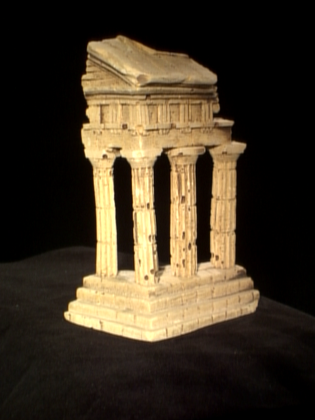
%> input picture Assignment#4/data/im1.png, 315 x 420 px, shrunk from 480 x 640 before the run
$ octave testDepth.m   (GNU Octave 9; MATLAB toolbox functions it lacks are replaced by stand-ins)
%> lines starting %> are read from the running program, lines starting %| are printed output that depends on the picture
### Assignment#4/matlab/computeDisparity.m
function dispM = computeDisparity(im1, im2, maxDisp, windowSize)
% computeDisparity creates a disparity map from a pair of rectified images im1 and
%   im2, given the maximum disparity MAXDISP and the window size WINDOWSIZE.

% find the points of the image 1 without the black points
[y,x] = find(im1);
pts1 = [x y];

%Get the descriptors for all the points in img1
[DesciptorsImg1]=SimpleFeatureDescriptor(im1,pts1,windowSize);

dispM = zeros(size(im1,1),size(im1,2));
for i=1:size(pts1,1)
        p2 = [];
        Match = [];
        %disparity limits for the coordnates of the points on the 2 image
        % the x can vary from -maxDisp to +maxdisp
        %and the y is the same as image 1

        lowLimitX = max([pts1(i,1)-maxDisp 1]);
        highLimitX = min([pts1(i,1)+maxDisp size(im1,2)]);
        p2(:,1) = lowLimitX:highLimitX;
        p2(:,2) = y(i);

        %Obtain the discriptor for every point inside the limits
        [DesciptorsImg2]=SimpleFeatureDescriptor(im2,p2,windowSize);
        %Calculate the match descriptor to find the image correspondent point on
        %image 2
        [Match]=SSDFeatureMatching(DesciptorsImg1(i,:),DesciptorsImg2);

         % the minimal value of the match is the wanted match
         %Calculate the dispMap formula
        aux = min(Match(:));
         d = pts1(i,1) - p2(aux,1);
         dispM(y(i),x(i)) = abs(d);
end

end

### Assignment#4/matlab/SimpleFeatureDescriptor.m
function [Descriptors] = SimpleFeatureDescriptor(img0,pts,N)

window = zeros(N); % Simple window 5x5 square
Descriptors = zeros(size(pts,1),N*N); %Array with the number of rows of keypoints and columns with dimension of the feature

imgpad = padarray(img0,[floor(N/2) floor(N/2)],'replicate','both'); % Increases image in half the size of N

for n = 1:size(pts,1)
    window = imgpad(floor(pts(n,2)):floor(pts(n,2)+2*floor(N/2)),floor(pts(n,1)):floor(pts(n,1)+2*floor(N/2)));  % 5x5 window centered in the keypoint
    Descriptors(n,:) = reshape(window,1,N*N); % Despriptor line is a vector of size(N*N,1) with the grey levels of wich pixel in the window
end

end


### Assignment#4/matlab/SSDFeatureMatching.m
function [Match] = SSDFeatureMatching(Desc1,Desc2)
Match = []; %List to store all the supposed matches

SSD=zeros(size(Desc1,1),size(Desc2,1));

% Calculates all the ssd
for i=1:size(Desc1,1)
    for j=1:size(Desc2,1)
        SSD(i,j)=sum((Desc1(i,:)-Desc2(j,:)).^2);
    end
    j=1;
end

minSSD=min(SSD,[],2);

for i=1:size(minSSD,1)
    [~,c]=find(SSD(i,:) == minSSD(i));
    Match = [Match;i c minSSD(i)];
end

end

### Assignment#4/matlab/testDepth.m
clear all ;
% Load image and paramters
im1 = imread('../data/im1.png');
%> im1 is the input picture: size 420x315x3 uint8; mean R, G, B 65.3, 53.9, 37.1
im2 = imread('../data/im2.png');
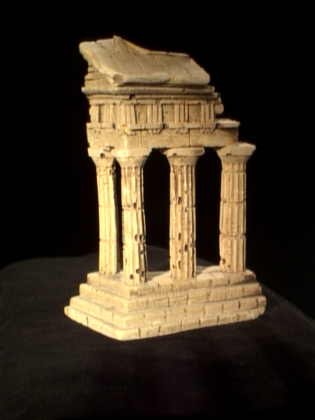
%> input picture Assignment#4/data/im2.png, 315 x 420 px, shrunk from 480 x 640 before the run
%> im2 is the input picture: size 420x315x3 uint8; mean R, G, B 60.7, 49.2, 33.3
im1 = rgb2gray(im1);
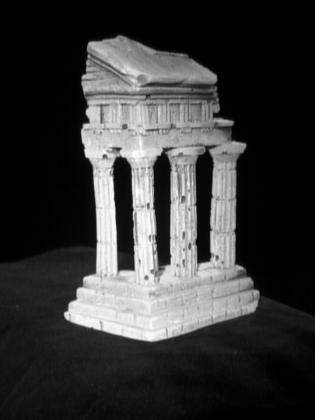
%> im1: size 420x315 uint8; min 0, max 250, mean 55.4
im2 = rgb2gray(im2);
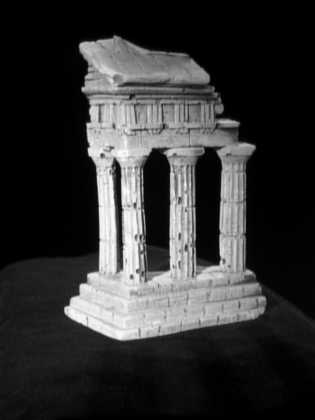
%> im2: size 420x315 uint8; min 0, max 250, mean 50.8
load('rectify.mat', 'M1', 'M2', 'K1n', 'K2n', 'R1n', 'R2n', 't1n', 't2n');

maxDisp = 50;
windowSize = 15;
dispM = computeDisparity(im1, im2, maxDisp, windowSize);
%> in computeDisparity, `[y,x] = find(im1);`: y = 90800 values from 3 to 420; x = 90800 values from 1 to 315
%> in SimpleFeatureDescriptor, `imgpad = padarray(img0,[floor(N/2) floor(N/2)],'replicate','both');`:
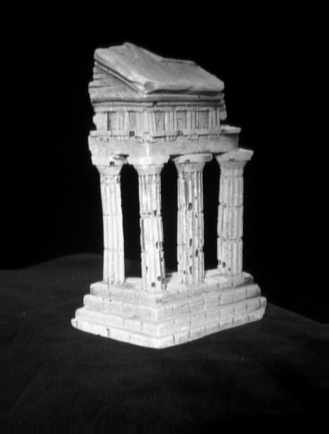
%> imgpad: size 434x329 uint8; min 0, max 250, mean 51.6
%> (the run ends here)
